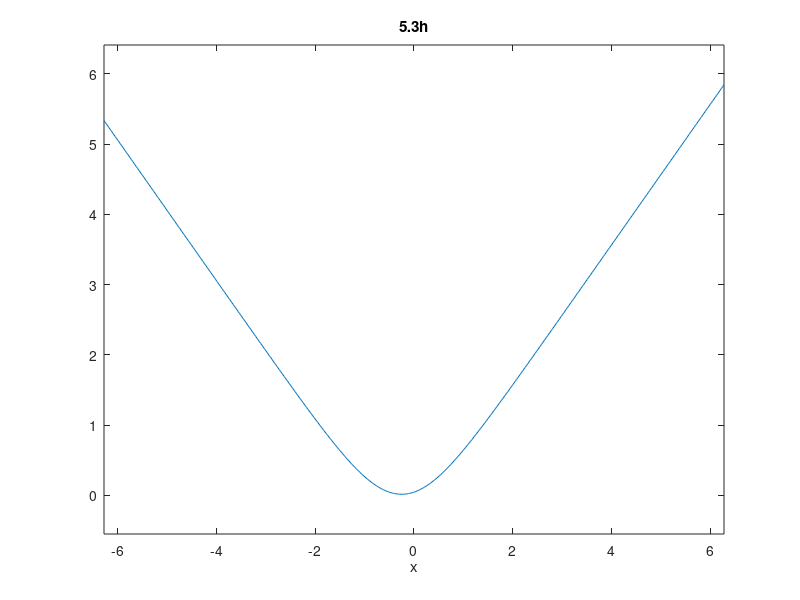

Write MATLAB code to recreate this figure.
% Prob 5.3h
clear; clc; close all

g = @(x) 0;
for k = 1:10
    g = @(x) g(x) + 0.1*log(cosh(x+1/sqrt(k^2+1)));
end

ezplot(g)
title('5.3h')